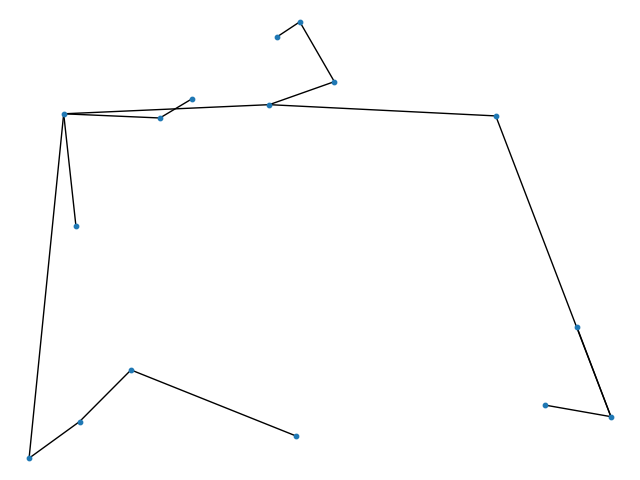

This chart was generated by the following Python code:
#!/usr/bin/env python3.6

import operator
import numpy as np
import shapely.geometry as sg
import networkx as nx
import matplotlib.pyplot as plt

class RRT:
    def __init__(self, start, obstacle):
        self.start = start
        self.obstacle = sg.Polygon(obstacle)
        self.vertices = [self.start]
        self.edges = []

    # Find the nearest node on the tree to x_rand.
    def Nearest(self, x_rand):
        min_dist = float("inf")
        x_nearest = self.vertices[0]
        for vertex in self.vertices:
            if np.linalg.norm(tuple(map(operator.sub, x_rand, vertex))) < min_dist:
                min_dist = np.linalg.norm(tuple(map(operator.sub, x_rand, vertex)))
                x_nearest = vertex
        return x_nearest
    
    # Grow the tree from x_nearest towards x_rand.
    # For this homework, just assume x_new = x_rand.
    def Steer(self, x_nearest, x_rand):
        x_new = x_rand
        return x_new
    
    # Check that the edge connected x_nearest and x_new
    # does not pass through the obstacle region.
    def ObstacleFree(self, x_nearest, x_new):
        line = sg.LineString([x_nearest, x_new])
        if line.intersection(self.obstacle):
            return False
        return True
    
def getTree(num_iterations):
    # Define properties of the tree.
    start = (1, 1)
    goal = (9, 9)
    obstacle = [(3, 3), (3, 7), (7, 7), (7, 3)]
    world_size = 10 # (0, 0) -> (10, 10)

    rrt = RRT(start, obstacle)

    for i in range(num_iterations):
        # To generate a 2D point between points A = (0, 0) and B = (10, 10)
        # use the formula A + (B - A)*rand(2)
        x_rand = tuple(world_size * np.random.rand(2))
        x_nearest = rrt.Nearest(x_rand)
        x_new = rrt.Steer(x_nearest, x_rand)
        if rrt.ObstacleFree(x_nearest, x_new):
            rrt.vertices.append(x_new)
            rrt.edges.append([x_nearest, x_new])
    return rrt.vertices, rrt.edges

if __name__ == "__main__":
    vertices, edges = getTree(20)
    G = nx.Graph()
    # key = list(range(1, len(vertices) + 1))
    # pos = dict(zip(key, vertices))
    for i in range(len(vertices)):
        if i == 0:
            G.add_node(vertices[i], pos=vertices[i], color='blue')
        else:
            G.add_node(vertices[i], pos=vertices[i], color='green')
    # G.add_nodes_from(vertices)
    G.add_edges_from(edges)
    options = {'node_size':10, 'with_labels':False}
    pos=nx.get_node_attributes(G,'pos')
    color=nx.get_node_attributes(G,'color')
    print(pos)
    nx.draw(G, pos=pos, **options)
    plt.savefig("rrt.png")
    plt.show()
    